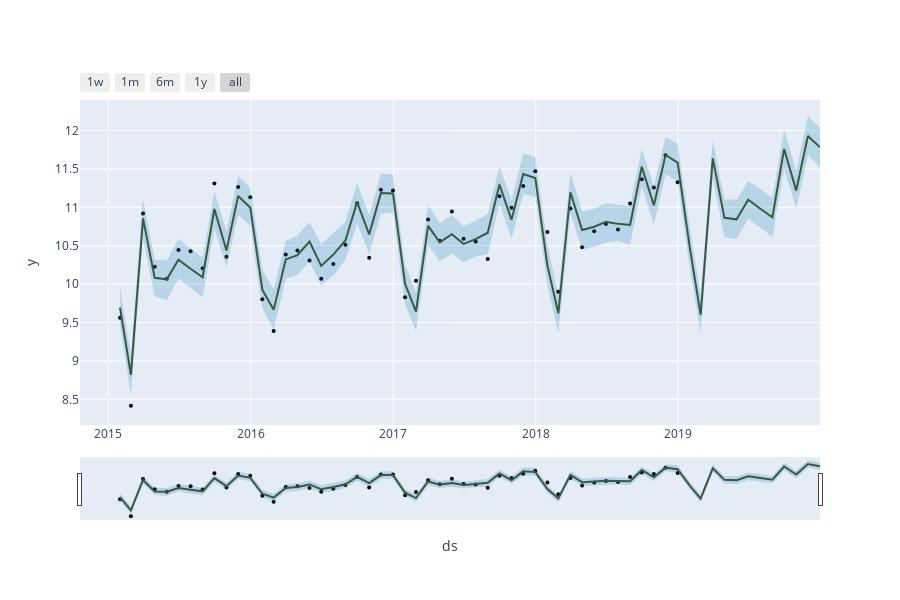

The notebook cell this image was saved under:
### Code cell
#Exploring Prophet's full forecast with uncertaint
import plotly.graph_objects as g
from prophet.plot import plot_plotly

fig=plot_plotly(model, forecast)
for i, trace in enumerate(fig.data):
    if i < len(custom_palette):
        trace.line.color = custom_palette[i]
fig.show()
